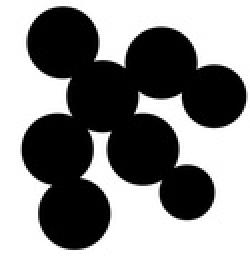
%> input picture source_images/circles.jpg, 125 x 128 px, shrunk from 778 x 798 before the run (shown 2 times larger)
$ octave object_separation.m   (GNU Octave 9; MATLAB toolbox functions it lacks are replaced by stand-ins)
%> lines starting %> are read from the running program, lines starting %| are printed output that depends on the picture; in (x1, y1, x2, y2) boxes, pixels count from 0 and x2, y2 are one past the last pixel; in counts of white or black regions, pixels touching at a corner belong together; the program's own positions count from 1
src_img = imread("circles.jpg");
%> src_img is the input picture: size 128x125x3 uint8; min 0, max 255, mean 136.8
gray_img = im2gray(src_img);
BW = imbinarize(gray_img);
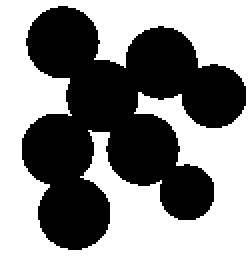
%> BW: size 128x125 logical (shown 2 times larger); 53.6% white; 1 black region, box (x1, y1, x2, y2) and area: (11, 3, 123, 125) 7417
BW = ~BW;
imwrite(BW,"binary_inv.jpg");
BW2 = bwmorph(BW,'erode',45);
%> BW2: size 128x125 logical; every value is 0
imwrite(BW,"erosed.jpg");
BW2 = bwmorph(BW2,'thicken',Inf);
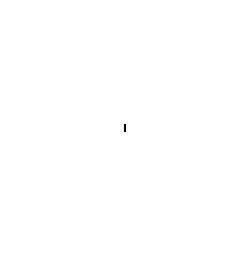
%> BW2: size 128x125 logical (shown 2 times larger); 100% white; black in thin lines or dots, all inside (x1, y1, x2, y2) = (62, 62, 63, 66)
imwrite(BW,"boundaries.jpg");
BW = ~(BW & BW2);
%> BW: size 128x125 logical; 53.7% white; 1 black region, box (x1, y1, x2, y2) and area: (11, 3, 123, 125) 7413
imwrite(BW,"result.jpg");
